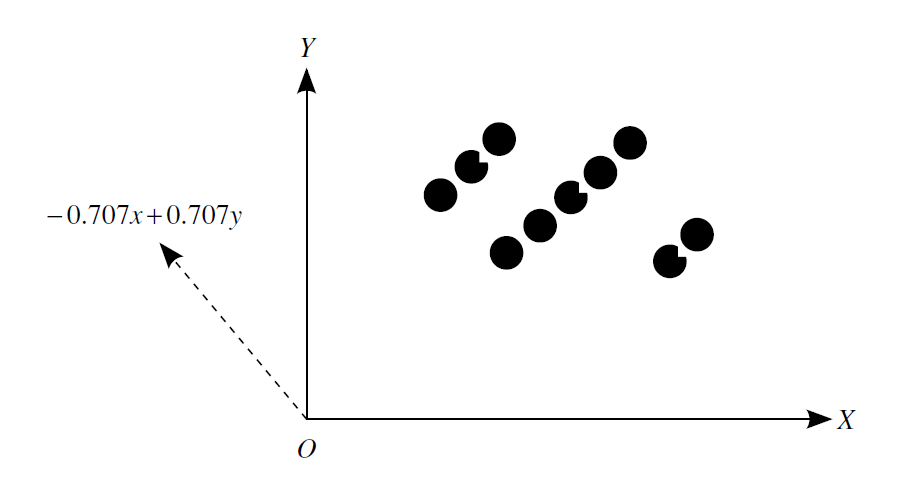
#> input picture images/derived_space.PNG, 922 x 480 px, found by its file name
$ jupyter execute --allow-errors SVD_application.ipynb
#> lines starting #> are read from the running program, lines starting #| are printed output that depends on the picture
<a href="https://colab.research.google.com/github/hanhanwu/Hanhan_COLAB_Experiemnts/blob/master/SVD_application.ipynb" target="_parent"></a>

## Image Compression

[cell 1]
# mount drive

from google.colab import drive
drive.mount('/content/drive')

[cell 2]
import numpy as np
import pandas as pd
import matplotlib.pyplot as plt
import cv2
from google.colab.patches import cv2_imshow

[cell 3]
img1 = cv2.imread('drive/My Drive/Colab Notebooks/NY.PNG', 0)
cv2_imshow(img1)

#> (a cell that did not finish here is left out)

#> (a cell that did not finish here is left out)

[cell 6]
plt.figure(figsize = (16, 8))
comps = [583, 50]

#> (the rest of this cell did not finish here and is left out)

### NOTES - Better Not to use Colored Photo to Compress with SVD

As you can see below, when it's colored photo, `VT` won't have enough dimension to be used
in decomposition, but only with U and S, the compression won't be good

[cell 7]
img2 = cv2.imread('drive/My Drive/Colab Notebooks/dark_night.PNG', cv2.IMREAD_COLOR)
cv2_imshow(img2)

#> (a cell that did not finish here is left out)

#> (a cell that did not finish here is left out)

[cell 10]
plt.figure(figsize = (16, 8))
comps = [579, 100]

#> (the rest of this cell did not finish here and is left out)

[cell 11]
img2 = cv2.imread('drive/My Drive/Colab Notebooks/dark_night.PNG', 0)
cv2_imshow(img2)

#> (a cell that did not finish here is left out)

#> (a cell that did not finish here is left out)

[cell 14]
plt.figure(figsize = (16, 8))
comps = [579, 50]

#> (the rest of this cell did not finish here and is left out)

## Specutral Clustering

[cell 15]
from sklearn.datasets import make_circles
from sklearn.neighbors import kneighbors_graph
from sklearn.cluster import KMeans, SpectralClustering, SpectralCoclustering
import numpy as np
import matplotlib.pyplot as plt

# generate the data
X, labels = make_circles(n_samples=500, noise=0.1, factor=.2)

# plot the data
plt.scatter(X[:, 0], X[:, 1])
plt.show()
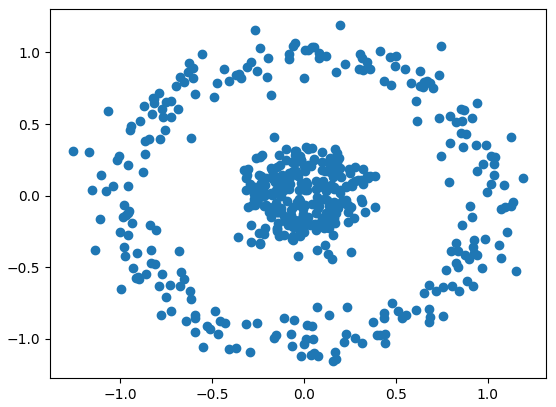
#> figure drawn by matplotlib, 1 panel

[cell 16]
# try kmeans
kmeans_clutsers = KMeans(n_clusters=2, random_state=10).fit_predict(X)

plt.scatter(X[:, 0], X[:, 1], c = kmeans_clutsers)
plt.show()
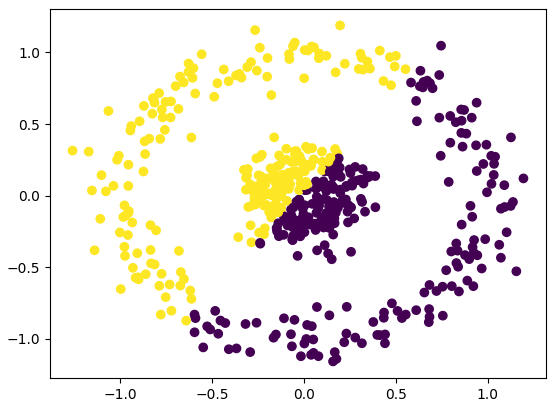
#> figure drawn by matplotlib, 1 panel

### NOTE

* As we can see from the above, kmeans is not good at clustering this type of nonconvex shape.
* However, if we project the dataset into a derived space might help! Like the image below.
  * To achieve this, eigenvector came to help, which is also the core part in SVD

[cell 17]
# With a derived sapce, it will be easier to cluster the data

img0 = cv2.imread('drive/My Drive/Colab Notebooks/derived_space.PNG', 0)
#> img0: shape (480, 922); min 0, max 255, mean 248.1
img0 = cv2.resize(img0,(500,400))
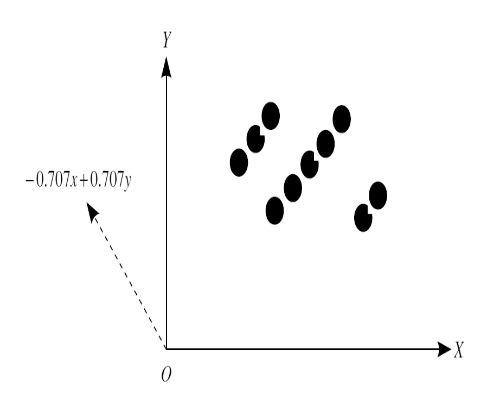
#> img0: shape (400, 500); min 0, max 255, mean 248.1
cv2_imshow(img0)

[cell 18]
# try spectural clustering
sc_clutsers = SpectralClustering(n_clusters = 2, eigen_solver='arpack',
        affinity="nearest_neighbors", random_state=10).fit_predict(X)

plt.scatter(X[:, 0], X[:, 1], c = sc_clutsers)
plt.show()
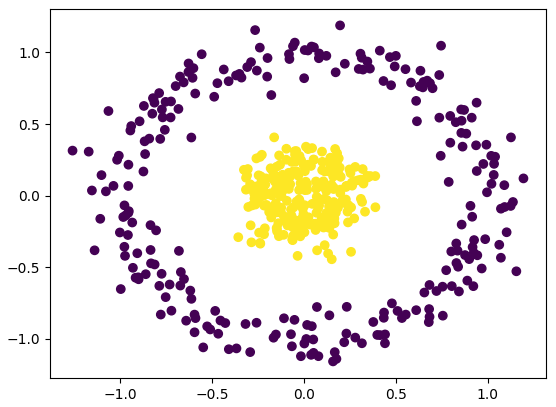
#> figure drawn by matplotlib, 1 panel

### NOTE

* In sklearn specutral_clustering, it's not that straightforward to see SVD is used here.
* In SpectralCoclustering, it's very obvious to see `svd_method` here. However, it belongs to biclustering, plotting the results is more confusing to see.

[cell 19]
import plotly.plotly as py
from plotly import tools
import plotly.graph_objs as go
from sklearn.metrics import consensus_score
from sklearn.datasets import samples_generator as sg

tools.set_credentials_file(username='[your plotly usernmae]',
                                  api_key='[your plotly API key]')


def matplotlib_to_plotly(cmap, pl_entries):
#> called with pl_entries = 500
    h = 1.0/(pl_entries-1)
    pl_colorscale = []

    for k in range(pl_entries):
        C = list(map(np.uint8, np.array(cmap(k*h)[:3])*255))
        pl_colorscale.append([k*h, 'rgb'+str((C[0], C[1], C[2]))])

    return pl_colorscale

$ run again, with images/mount_drive.PNG copied over images/derived_space.PNG
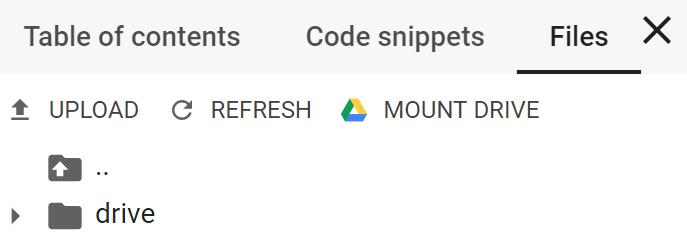
#> input picture images/mount_drive.PNG, 687 x 233 px, found by its file name
#> `img0 = cv2.resize(img0,(500,400))`:
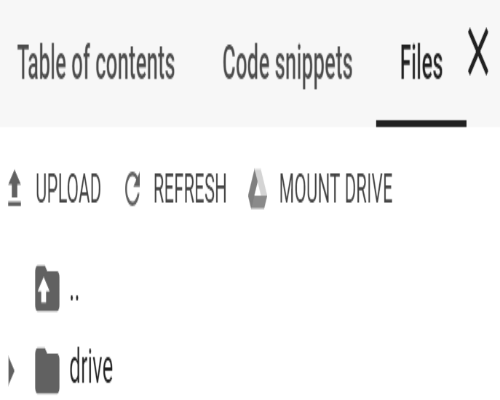
#> img0: shape (400, 500); min 33, max 255, mean 243.2
